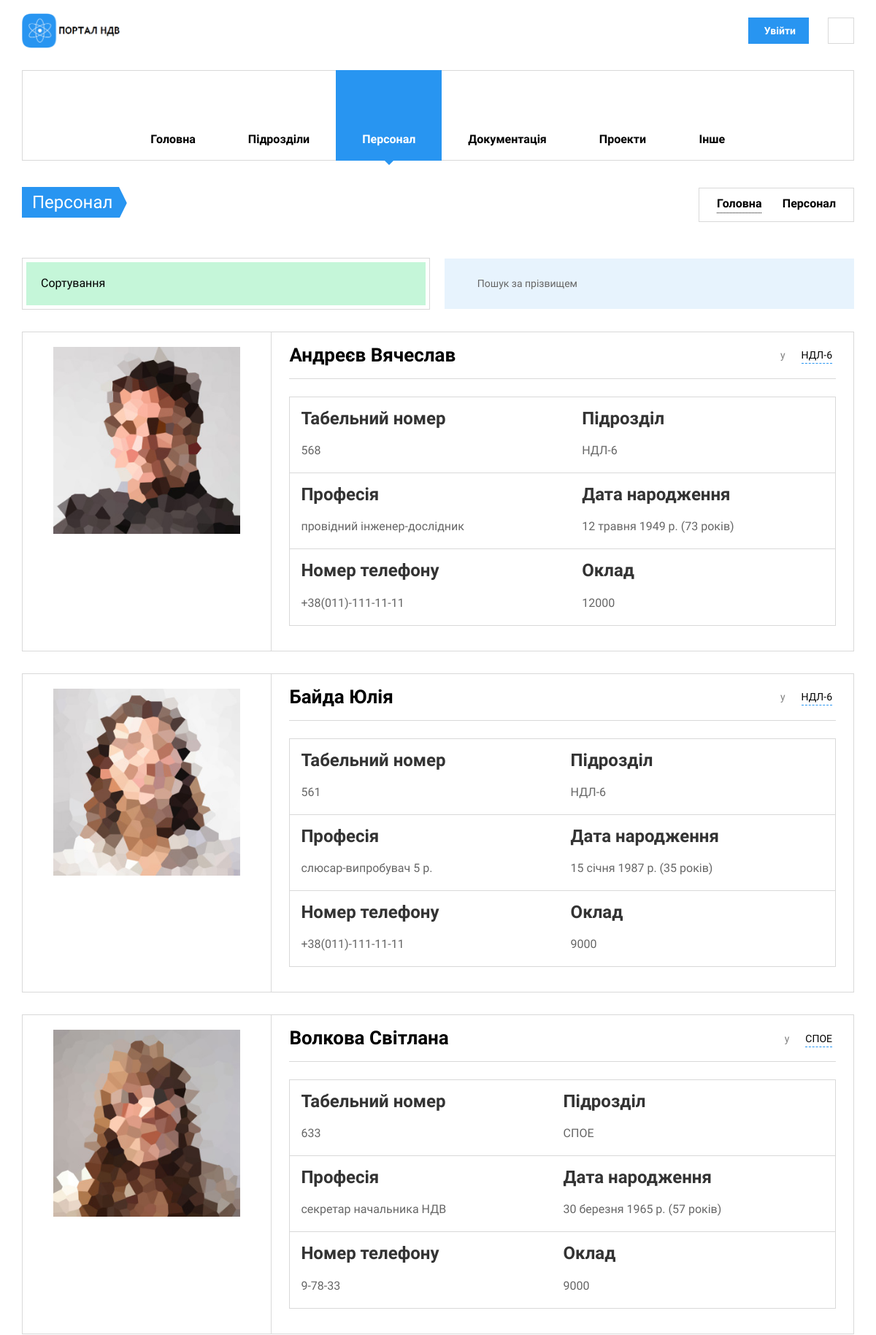
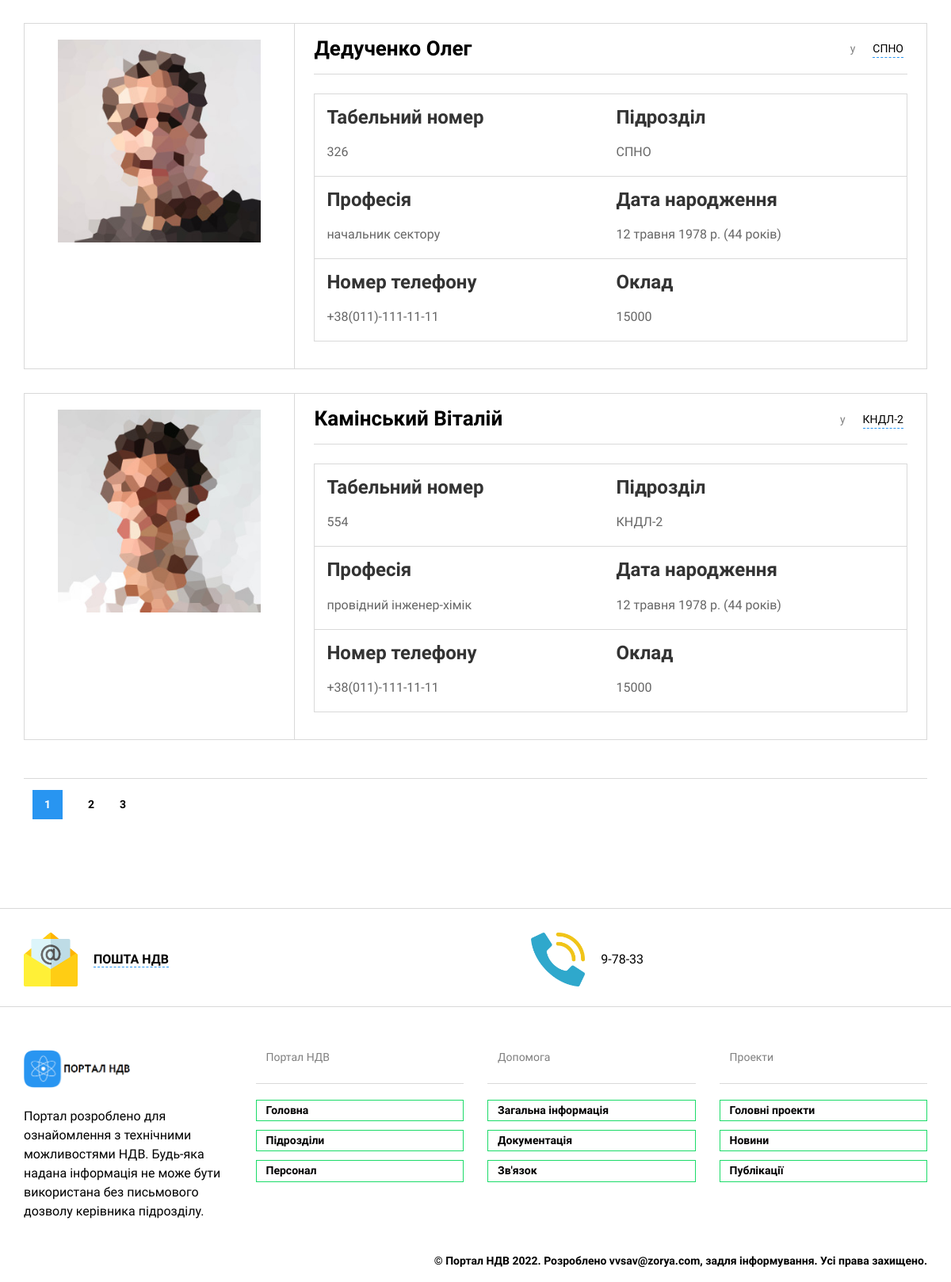
Page /staff/filter/ on the committed database (2 pictures, top to bottom).
### nio_app/models.py (models this page shows, shortened)
class Staff(models.Model):
    fio = models.CharField(max_length=100, help_text='не більше ніж 100 символів',
                           verbose_name='ПІБ')
    slug = models.SlugField(max_length=100, unique=True, verbose_name='URL', db_index=True)
    div = models.ForeignKey(Divisions, on_delete=models.SET_NULL, verbose_name='Підрозділ', null=True)
    tabel = models.CharField(max_length=5, help_text='не більше ніж 5 символів', verbose_name='Табельный номер',
                             unique=True)
    prof = models.CharField(max_length=100, help_text='не більше ніж 100 символів',
                            verbose_name='Посада')
    oklad = models.IntegerField(verbose_name='Оклад')
    birthday = models.DateField(verbose_name="Дата народження", blank=True)
    phone = models.CharField(max_length=18, help_text='формат +38(ХХХ)-ХХХ-ХХ-ХХ',
                             verbose_name='Номер телефону')
    adress = models.CharField(max_length=100, help_text='формат пр/вул/провулок ХХХХХ д.ХХ кв.ХХ',
                              verbose_name='Домашня адреса')
    photo = models.ImageField(upload_to="workers_foto/", verbose_name="Фото")
    objects = models.Manager()
    class Meta:
        verbose_name = 'Персонал'
        verbose_name_plural = 'Персонал'
        ordering = ['fio']

class Divisions(models.Model):
    name = models.CharField(max_length=200, help_text='не більше ніж 200 символів',
                            verbose_name='Назва підрозділу')
    abr = models.CharField(max_length=10, help_text='не більше ніж 10 символів',
                           verbose_name='Абрівіатура підрозділу')
    slug = models.SlugField(max_length=200, unique=True, verbose_name='URL', db_index=True)
    description = models.TextField(max_length=5000, help_text='Введіть короткий опис підрозділу',
                                   verbose_name='Опис підрозділу')
    num_staff = models.IntegerField(verbose_name='Кількість персоналу', null=True, blank=True, default=0)
    num_projects = models.IntegerField(verbose_name='Кількість проектів', null=True)
    num_docs = models.IntegerField(verbose_name='Загальна кількість документації', null=True)
    locs = models.ManyToManyField('Location', verbose_name='Розміщення')
    coops = models.ManyToManyField('Cooperation', verbose_name='Підрозділи взаємодії')
    theses = models.ManyToManyField('Theses', verbose_name='Тези')
    boss = models.CharField(max_length=50, help_text='Призвище Ім\'я',
                            verbose_name='ПІБ керівника', null=True, blank=True)
    photo = models.ImageField(upload_to="boss_foto/", verbose_name="Фото")
    pics = models.ManyToManyField('DivisionsPics', verbose_name='Картинка до підрозділу')
    """Шлях до фото підрозділу"""
    objects = models.Manager()
    __original_name = None
    """Визначення кількості персоналу, проектів та документації через сумісні моделі"""
    class Meta:
        verbose_name = 'Підрозділи'
        verbose_name_plural = 'Підрозділи'
        ordering = ['name']
    def __str__(self):
        return self.abr

### nio_app/views.py (the view, shortened to what this page needs)
# urls.py: path('staff/filter/', StaffSortList.as_view(), name='staff_sort'),
class StaffSortList(ListView, PortalMixin):
    template_name = 'nio_app/staff/staff_sort.html'
    context_object_name = 'staff_sort'
    paginate_by = 5
    STAFF = Staff.objects.select_related('div')
    def get_queryset(self):
        sorting = ('fio', 'tabel', 'oklad', 'birthday')
        if self.request.GET.get('divs') != None and self.request.GET.get('prof') == None and self.request.GET.get(
                'sort') == None:
            queryset = self.STAFF.filter(
                Q(div_id__in=self.request.GET.getlist("divs"))
            ).order_by('fio')
        elif self.request.GET.get('divs') != None and self.request.GET.get('prof') != None and self.request.GET.get(
                'sort') == None:
            queryset = self.STAFF.filter(
                Q(div_id__in=self.request.GET.getlist("divs")),
                Q(prof__in=self.request.GET.getlist("prof"))
            ).order_by('fio')
        elif self.request.GET.get('divs') != None and self.request.GET.get('prof') == None and self.request.GET.get(
                'sort') != None:
            for s in sorting:
                if self.request.GET.get('sort') == s:
                    queryset = self.STAFF.filter(
                        Q(div_id__in=self.request.GET.getlist("divs"))
                    ).order_by(s)
        elif self.request.GET.get('divs') == None and self.request.GET.get('prof') != None and self.request.GET.get(
                'sort') == None:
            queryset = Staff.objects.filter(
                Q(prof__in=self.request.GET.getlist("prof"))
            ).order_by('fio')
        elif self.request.GET.get('divs') == None and self.request.GET.get('prof') != None and self.request.GET.get(
                'sort') != None:
            for s in sorting:
                if self.request.GET.get('sort') == s:
                    queryset = self.STAFF.filter(
                        Q(prof__in=self.request.GET.getlist("prof"))
                    ).order_by(s)
        elif self.request.GET.get('divs') == None and self.request.GET.get('prof') == None and self.request.GET.get(
                'sort') != None:
            for s in sorting:
                if self.request.GET.get('sort') == s:
                    queryset = self.STAFF.order_by(s)
        elif self.request.GET.get('divs') == None and self.request.GET.get('prof') == None and self.request.GET.get(
                'sort') == None:
            queryset = self.STAFF.order_by('fio')
        return queryset
    def staff_prof(self):
        PROF = []
        for s in self.STAFF:
            if s.prof not in PROF:
                PROF.append(s.prof)
            else:
                continue
        PROFS = list(set(PROF))
        return PROFS
    def get_context_data(self, *, object_list=None, **kwargs):
        context = super().get_context_data()
        context['staff_prof'] = self.staff_prof()
        context['page'] = ''
        if self.request.GET.get('divs'):
            context['page'] += f"divs={self.request.GET.get('divs')}&"
        if self.request.GET.get('prof'):
            context['page'] += f"prof={self.request.GET.get('prof')}&"
        if self.request.GET.get('sort'):
            context['page'] += f"sort={self.request.GET.get('sort')}&"
        """використання PortalMixin"""
        self.divisions = Divisions.objects.only('abr', 'slug')
        mixin_context = self.get_user_context()
        return dict(list(context.items()) + list(mixin_context.items()))

### nio_app/utilits.py (called while the page is built)
    def docs_name(self):
        doc = (
            ("M", "Методики"), ("P", "Паспорти"), ("KE", "Керівництва з експлуатації"), ("TD", "Техничні довідки"),
            ("ZT", "Технічні звіти"), ("TI", "Технологічні інструкції"), ("I", "Інше"))
        docs_type = Documents.objects.values('type').annotate(Count('type'))
        dt = []
        for i in doc:
            for t in docs_type:
                if t['type'] in i:
                    add = [i[0], i[1], t['type__count']]
                    dt.append(add)
                else:
                    continue
        return dt

    def get_user_context(self, **kwargs):
        context = kwargs
        context['divisions'] = self.divisions
        context['dt'] = self.docs_name()
        context['projects'] = Projects.objects.only('name')
        context['page'] = ''
        return context

### nio_app/templates/nio_app/staff/staff_sort.html (shortened to what this page needs)
{% extends 'nio_app/base_portal.html' %}
{% load static %}
{% block main %}
<li class="menu-item-has-children">
  {% endblock main %}
  {% block divs %}
<li class="menu-item-has-children">
  {% endblock divs %}
  {% block staff %}
<li class="menu-item-has-children current-menu-item">
  {% endblock staff %}
  {% block docs %}
<li class="menu-item-has-children">
  {% endblock docs %}
  {% block projects %}
<li class="menu-item-has-children">
  {% endblock projects %}
  {% block other %}
<li class="menu-item-has-children">
  {% endblock other %}
{% block content %}
<section class="page-title">
  <div class="container">
    <div class="inner">
      <div class="column">
        <div class="title">
          <a href="{% url 'nio_app:staff' %}">
          <h1>Персонал</h1>
          </a>
        </div>
      </div>
      <div class="column">
        <div class="breadcrumbs">
          <a href="{% url 'nio_app:index_portal' %}">Головна</a>
          <span class="delimiter"><i class="icon-arrow-right"></i></span>
          <span>Персонал</span>
        </div>
      </div>
    </div>
  </div>
</section>
<section class="container">
  <div class="shop-filters-wrap">
    <div class="shop-filters">
      <div class="inner">
        <div class="shop-filter">
          <div class="shop-filter-dropdown">
            <span>Сортування</span>
          </div>
        </div>
      </div>
    </div>
    <div class="shop-search">
      <div class="widget widget_search">
        <form method="post" class="search-box">
          <input type="text" class="form-control" placeholder="Пошук за прізвищем">
          <button type="submit"><i class="icon-search"></i></button>
        </form>
      </div>
    </div>
  </div>
  {% for s in staff_sort %}
  <div class="shop-tile">
    <a href="#" class="thumbnail">
      <img src="{{s.photo.url}}" alt="Photo">
    </a>
    <div class="description">
      <div class="shop-meta">
        <div class="column">
          <span class="price">{{s.fio}}</span>
        </div>
        <div class="column">
          <span class="hidden-xs">у</span>
          <span id="div">
            <i class="icon-ribbon hidden-xs"></i>
            <a href="{% url 'nio_app:division' s.div.slug %}">{{s.div.abr}}</a>
          </span>
        </div>
      </div>
      <table>
        <tr>
          <td>
            <h6 class="shop-title">Табельний номер</h6>
            <p style="margin:0 0 4px">{{s.tabel}}</p>
          </td>
          <td>
            <h6 class="shop-title">Підрозділ</h6>
            <p style="margin:0 0 4px">{{s.div.abr}}</p>
          </td>
        </tr>
         <tr>
          <td>
            <h6 class="shop-title">Професія</h6>
           <p style="margin:0 0 4px">{{s.prof}}</p>
          </td>
          <td>
            <h6 class="shop-title">Дата народження</h6>
            <p style="margin:0 0 4px">{{s.birthday}} <span class="text-gray">({{s.birthday|timesince|slice:":2"}} років)</span></p>
          </td>
        </tr>
        <tr>
          <td>
            <h4 class="shop-title">Номер телефону</h4>
            <p style="margin:0 0 4px">{{s.phone}}</p>
          </td>
          <td>
            <h4 class="shop-title">Оклад</h4>
            <p style="margin:0 0 4px">{{s.oklad}}</p>
          </td>
        </tr>
      </table>
    </div>
  </div>
  {% endfor %}
    {% include 'nio_app/include/pagination.html' %}
</section>
{% endblock content %}

### rows in the picture
Staff: photo (picture), fio "Андреєв Вячеслав", div.abr "НДЛ-6", tabel "568", prof "провідний інженер-дослідник", birthday "12 травня 1949 р.", birthday "73", phone "+38(011)-111-11-11", oklad "12000"
Staff: photo (picture), fio "Байда Юлія", div.abr "НДЛ-6", tabel "561", prof "слюсар-випробувач 5 р.", birthday "15 січня 1987 р.", birthday "35", phone "+38(011)-111-11-11", oklad "9000"
Staff: photo (picture), fio "Волкова Світлана", div.abr "СПОЕ", tabel "633", prof "секретар начальника НДВ", birthday "30 березня 1965 р.", birthday "57", phone "9-78-33", oklad "9000"
Staff: photo (picture), fio "Дедученко Олег", div.abr "СПНО", tabel "326", prof "начальник сектору", birthday "12 травня 1978 р.", birthday "44", phone "+38(011)-111-11-11", oklad "15000"
Staff: photo (picture), fio "Камінський Віталій", div.abr "КНДЛ-2", tabel "554", prof "провідний інженер-хімік", birthday "12 травня 1978 р.", birthday "44", phone "+38(011)-111-11-11", oklad "15000"

### other values in the picture
{{ i }} "1"
{{ i }} "2" "3"
